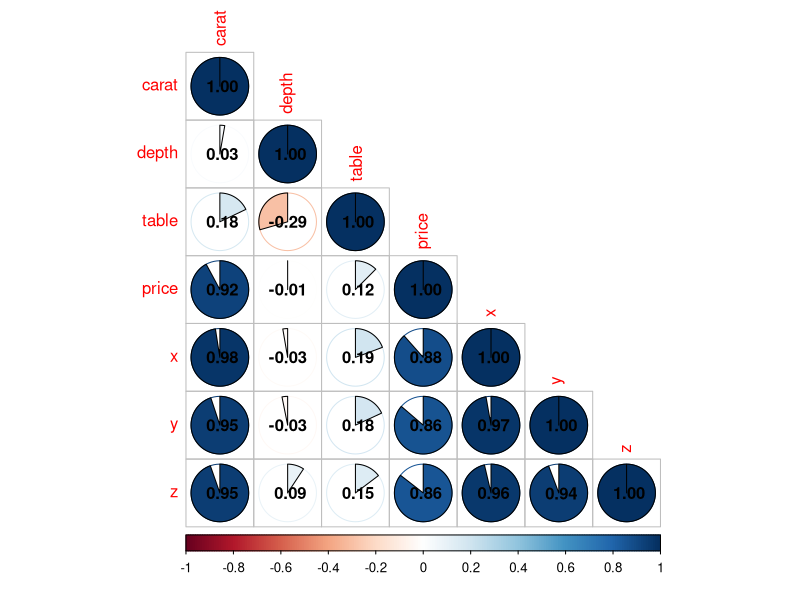
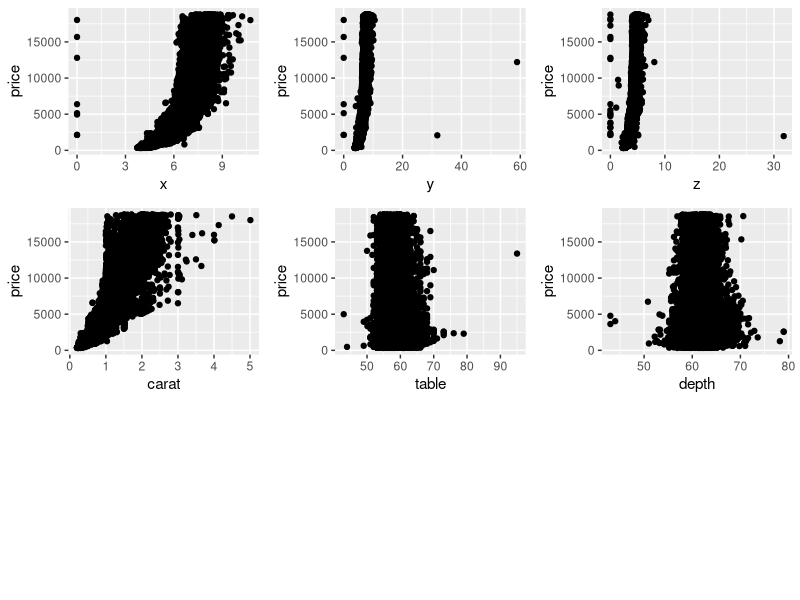
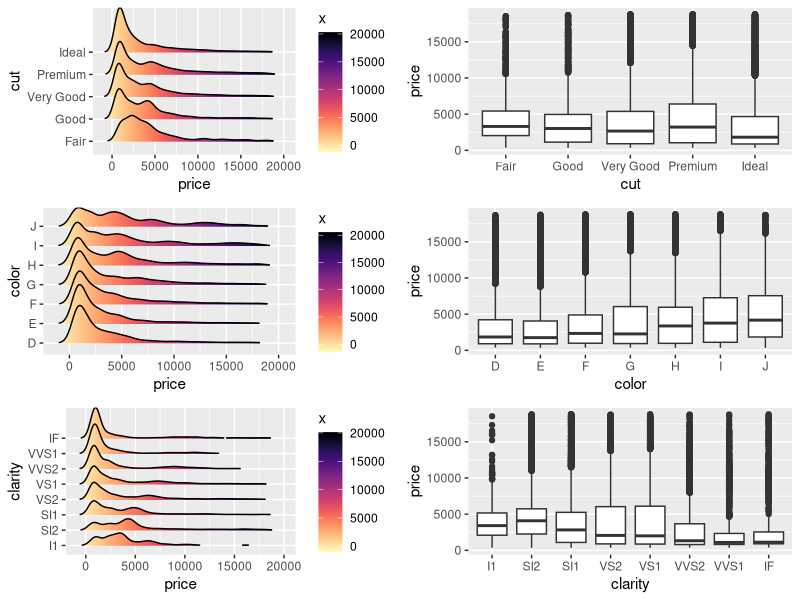

The R script that drew these images, in order:
## ---- chunk 1
knitr::opts_chunk$set(echo = TRUE)
library(caret)
library(ggplot2)
library(memisc)
library(corrplot)
library(ggridges)
library(viridis)
library(dplyr)
library(ggpubr)
## ---- chunk 2
set.seed(23)
data_division <-
    createDataPartition(
        y = diamonds$price,
        p = .7,
        list = FALSE)

trainset <- diamonds[ data_division,]
testset <- diamonds[-data_division,]
str(diamonds)
## ---- chunk 3
cor_mat <- cor(trainset[, -c(2:4)])
corrplot(cor_mat, method="pie", type="lower", addCoef.col = "black")
## ---- chunk 4
plot1 <- diamonds %>%
  ggplot(aes(x = x, y = price)) + 
  geom_point()
plot2 <- diamonds %>%
  ggplot(aes(x = y, y = price)) + 
  geom_point()

plot3 <- diamonds %>%
  ggplot(aes(x = z, y = price)) + 
  geom_point()
plot4 <- diamonds %>%
  ggplot(aes(x = carat, y = price)) + 
  geom_point()

plot5 <- diamonds %>%
  ggplot(aes(x = table, y = price)) +
  geom_point()
plot6 <- diamonds %>%
  ggplot(aes(x = depth, y = price)) + 
  geom_point()

ggarrange(plot1, plot2, plot3, plot4, plot5, plot6, ncol = 3, nrow = 3)
## ---- chunk 5
plot1 <- trainset %>%
  ggplot((aes(x = price, y = cut, fill = ..x..))) + 
  geom_density_ridges_gradient(scale = 2, rel_min_height = 0.01) +
  scale_fill_viridis(option = "A", direction = -1)
plot2 <- trainset %>%
  ggplot((aes(x = cut, y = price))) +
  geom_boxplot()

plot3 <- trainset %>%
  ggplot((aes(x = price, y = color, fill = ..x..))) + 
  geom_density_ridges_gradient(scale = 2, rel_min_height = 0.01) +
  scale_fill_viridis(option = "A", direction = -1)
plot4 <- trainset %>%
  ggplot((aes(x = color, y = price))) +
  geom_boxplot()

plot5 <- trainset %>%
  ggplot((aes(x = price, y = clarity, fill = ..x..))) + 
  geom_density_ridges_gradient(scale = 2, rel_min_height = 0.01) +
  scale_fill_viridis(option = "A", direction = -1)
plot6 <- trainset %>%
  ggplot((aes(x = clarity, y = price))) +
  geom_boxplot()

ggarrange(plot1, plot2, plot3, plot4, plot5, plot6, ncol = 2, nrow = 3)
## ---- chunk 6
m1 <- lm(I(log(price)) ~ I(carat^(1/3)), data = trainset)

m2 <- update(m1, ~ . + carat)
m3 <- update(m2, ~ . + cut)
m4 <- update(m3, ~ . + color)
m5 <- update(m4, ~ . + clarity)
summary(m5)
## ---- chunk 7
thisDiamond = data.frame(carat = 0.7, cut = "Premium",
                         color = "F", clarity="VS1")
modelEstimate = predict(m5, newdata = thisDiamond,
                        interval="prediction", level = .95)
prediction <- exp(modelEstimate)
testset[79,]
prediction
